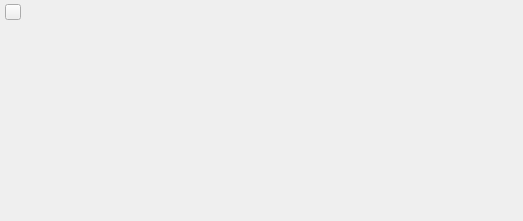
<?xml version="1.0" encoding="UTF-8"?>
<ui version="4.0">
 <class>QWindow</class>
 <widget class="QWidget" name="QWindow">
  <property name="geometry">
   <rect>
    <x>0</x>
    <y>0</y>
    <width>523</width>
    <height>221</height>
   </rect>
  </property>
  <property name="windowTitle">
   <string>MainWindow</string>
  </property>
  <layout class="QVBoxLayout" name="verticalLayout">
   <property name="spacing">
    <number>0</number>
   </property>
   <property name="leftMargin">
    <number>0</number>
   </property>
   <property name="topMargin">
    <number>1</number>
   </property>
   <property name="rightMargin">
    <number>0</number>
   </property>
   <property name="bottomMargin">
    <number>0</number>
   </property>
   <item>
    <widget class="QWidget" name="titleBar" native="true">
     <property name="minimumSize">
      <size>
       <width>0</width>
       <height>23</height>
      </size>
     </property>
     <property name="maximumSize">
      <size>
       <width>16777215</width>
       <height>23</height>
      </size>
     </property>
     <layout class="QHBoxLayout" name="horizontalLayout">
      <property name="spacing">
       <number>4</number>
      </property>
      <property name="leftMargin">
       <number>5</number>
      </property>
      <property name="topMargin">
       <number>0</number>
      </property>
      <property name="rightMargin">
       <number>1</number>
      </property>
      <property name="bottomMargin">
       <number>0</number>
      </property>
      <item>
       <widget class="QToolButton" name="tbMenu">
        <property name="minimumSize">
         <size>
          <width>16</width>
          <height>16</height>
         </size>
        </property>
        <property name="maximumSize">
         <size>
          <width>16</width>
          <height>16</height>
         </size>
        </property>
        <property name="iconSize">
         <size>
          <width>16</width>
          <height>16</height>
         </size>
        </property>
        <property name="popupMode">
         <enum>QToolButton::InstantPopup</enum>
        </property>
       </widget>
      </item>
      <item>
       <spacer name="horizontalSpacer">
        <property name="orientation">
         <enum>Qt::Horizontal</enum>
        </property>
        <property name="sizeType">
         <enum>QSizePolicy::Fixed</enum>
        </property>
        <property name="sizeHint" stdset="0">
         <size>
          <width>15</width>
          <height>1</height>
         </size>
        </property>
       </spacer>
      </item>
      <item>
       <widget class="QLabel" name="LTitle">
        <property name="minimumSize">
         <size>
          <width>100</width>
          <height>22</height>
         </size>
        </property>
        <property name="maximumSize">
         <size>
          <width>16777215</width>
          <height>22</height>
         </size>
        </property>
       </widget>
      </item>
      <item>
       <spacer name="horizontalSpacer_2">
        <property name="orientation">
         <enum>Qt::Horizontal</enum>
        </property>
        <property name="sizeType">
         <enum>QSizePolicy::Minimum</enum>
        </property>
        <property name="sizeHint" stdset="0">
         <size>
          <width>134</width>
          <height>20</height>
         </size>
        </property>
       </spacer>
      </item>
      <item>
       <widget class="QPushButton" name="pbMin">
        <property name="minimumSize">
         <size>
          <width>22</width>
          <height>22</height>
         </size>
        </property>
        <property name="maximumSize">
         <size>
          <width>22</width>
          <height>22</height>
         </size>
        </property>
        <property name="icon">
         <iconset resource="QWindow.qrc">
          <normaloff>:/ui/images/app_min.png</normaloff>:/ui/images/app_min.png</iconset>
        </property>
        <property name="iconSize">
         <size>
          <width>22</width>
          <height>22</height>
         </size>
        </property>
        <property name="flat">
         <bool>true</bool>
        </property>
       </widget>
      </item>
      <item>
       <widget class="QPushButton" name="pbMax">
        <property name="minimumSize">
         <size>
          <width>22</width>
          <height>22</height>
         </size>
        </property>
        <property name="maximumSize">
         <size>
          <width>22</width>
          <height>22</height>
         </size>
        </property>
        <property name="icon">
         <iconset resource="QWindow.qrc">
          <normaloff>:/ui/images/app_max.png</normaloff>:/ui/images/app_max.png</iconset>
        </property>
        <property name="iconSize">
         <size>
          <width>22</width>
          <height>22</height>
         </size>
        </property>
        <property name="flat">
         <bool>true</bool>
        </property>
       </widget>
      </item>
      <item>
       <widget class="QPushButton" name="pbClose">
        <property name="minimumSize">
         <size>
          <width>22</width>
          <height>22</height>
         </size>
        </property>
        <property name="maximumSize">
         <size>
          <width>22</width>
          <height>22</height>
         </size>
        </property>
        <property name="icon">
         <iconset resource="QWindow.qrc">
          <normaloff>:/ui/images/app_close.png</normaloff>:/ui/images/app_close.png</iconset>
        </property>
        <property name="iconSize">
         <size>
          <width>22</width>
          <height>22</height>
         </size>
        </property>
        <property name="flat">
         <bool>true</bool>
        </property>
       </widget>
      </item>
     </layout>
    </widget>
   </item>
   <item>
    <widget class="QWidget" name="centralWidget" native="true"/>
   </item>
  </layout>
  <action name="actionClose">
   <property name="text">
    <string>Close</string>
   </property>
   <property name="shortcut">
    <string>Ctrl+Q</string>
   </property>
  </action>
 </widget>
 <layoutdefault spacing="6" margin="11"/>
 <resources>
  <include location="QWindow.qrc"/>
 </resources>
 <connections>
  <connection>
   <sender>actionClose</sender>
   <signal>triggered()</signal>
   <receiver>QWindow</receiver>
   <slot>close()</slot>
   <hints>
    <hint type="sourcelabel">
     <x>-1</x>
     <y>-1</y>
    </hint>
    <hint type="destinationlabel">
     <x>69</x>
     <y>61</y>
    </hint>
   </hints>
  </connection>
 </connections>
</ui>
